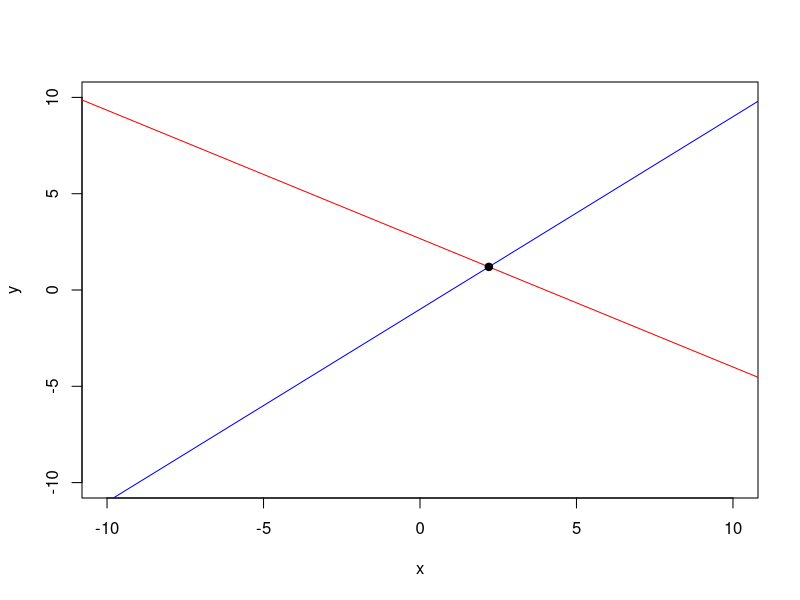
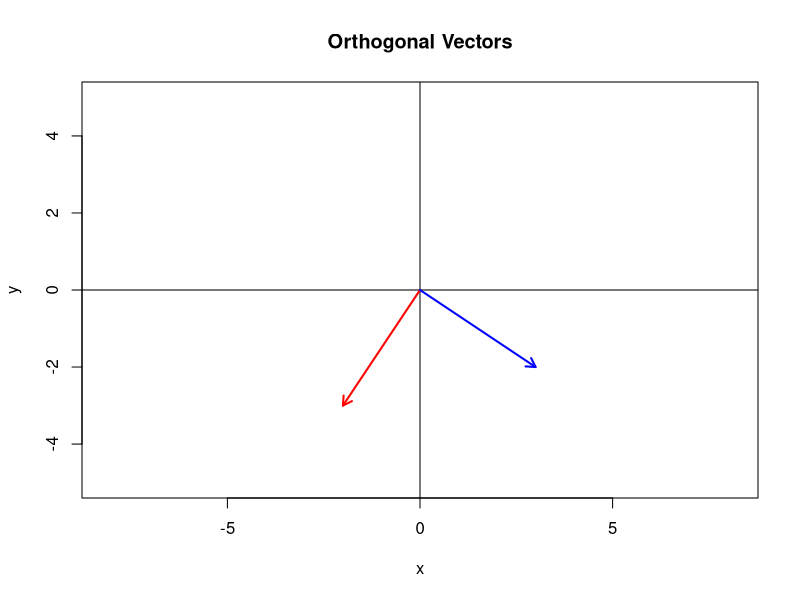

Write the R code that produced these figures, in order.

## SIT292  Using R for Linear Algebra
## Learning Evidence

## 1. Solving a 2x2 system of linear equations 

# Two equations: ax + by = e, cx + dy = f
a <- 2; b <- 3; e <- 8      # equation 1
c <- 1; d <- -1; f <- 1     # equation 2

# Solve using matrices: A %*% x = B  ->  x = solve(A) %*% B
A <- matrix(c(a, c, b, d), nrow = 2)   # coefficient matrix
B <- c(e, f)                           # right-hand side

solution <- solve(A, B)   # solves for x and y
print(solution)           # solution[1] = x, solution[2] = y

# Plot both lines to see where they cross
plot(0, 0, xlim = c(-10,10), ylim = c(-10,10), type = "n", xlab = "x", ylab = "y")
abline(a = e/b, b = -a/b, col = "red")       # line 1
abline(a = f/d, b = -c/d, col = "blue")      # line 2
points(solution[1], solution[2], pch = 19)   # mark the solution point


## 2. Gaussian elimination (3x3 system) 

#gaussian elimination
# Augmented matrix [A | b]
A <- matrix(c(2, 1, -1,
              -3, -1, 2,
              -2, 1, 2), nrow = 3, byrow = TRUE)
b <- c(8, -11, -3)
M <- cbind(A, b)   # combine into one matrix
print(M)

# Step 1: clear column 1 below row 1
M[2,] <- M[2,] - (M[2,1]/M[1,1]) * M[1,]
M[3,] <- M[3,] - (M[3,1]/M[1,1]) * M[1,]

# Step 2: clear column 2 below row 2
M[3,] <- M[3,] - (M[3,2]/M[2,2]) * M[2,]

print(M)   # now in triangular form

# Step 3: back-substitution to solve
z <- M[3,4] / M[3,3]
y <- (M[2,4] - M[2,3]*z) / M[2,2]
x <- (M[1,4] - M[1,2]*y - M[1,3]*z) / M[1,1]

cat("x =", x, " y =", y, " z =", z, "\n")


##  3. Matrix addition 

# Matrix Addition (A + B)
A <- matrix(c(4, -2, 7, 1, 0, 5), nrow = 2, ncol = 3, byrow = TRUE)
B <- matrix(c(-3, 6, 2, 8, -1, 4), nrow = 2, ncol = 3, byrow = TRUE)

print("A =")
print(A)
print("B =")
print(B)
print("A + B =")
print(A + B)


##  4. Scalar multiplication 

# Scalar Multiplication (k * A)
k <- 3
A <- matrix(c(1, -5, 2, 4, 0, -3), nrow = 2, ncol = 3, byrow = TRUE)

print("A =")
print(A)
print(paste("k =", k))
print("k * A =")
print(k * A)


##  5. Matrix multiplication 

#  Matrix Multiplication (A x B)
A <- matrix(c(0, 1, 0,
              1, 0, 0,
              0, 0, 1), nrow = 3, ncol = 3, byrow = TRUE)

B <- matrix(c(2, -1,
              4,  3,
              0,  5), nrow = 3, ncol = 2, byrow = TRUE)

print("A =")
print(A)
print("B =")
print(B)
print("A x B =")
print(A %*% B)


##  6. Matrix multiplication (example 2) 

A <- matrix(c(1, 2,
              3, 4,
              5, 6), nrow = 3, ncol = 2, byrow = TRUE)

B <- matrix(c(1, 0, 2, 1,
              2, 1, 0, 3), nrow = 2, ncol = 4, byrow = TRUE)

print("A =")
print(A)
print("B =")
print(B)
print("A x B =")
print(A %*% B)


##  7. Gauss-Jordan elimination: inverse + solving Ax = b 

# Matrix size
n <- 3

repeat {
  M <- matrix(
    sample(-6:6, n^2, replace = TRUE),
    nrow = n
  )

  if (abs(det(M)) > 1e-10) {
    break
  }
}

# Create a random solution vector
x <- sample(-6:6, n, replace = TRUE)

# Calculate b from Ax = b
b <- as.vector(M %*% x)

# Form the augmented matrix [A | I | b]
aug <- cbind(M, diag(n), b)

cat("Initial augmented matrix [A | I | b]\n\n")
print(aug)
cat("\n")


# Helper function for swapping two row

swap_rows <- function(mat, r1, r2) {
  temp <- mat[r1, ]
  mat[r1, ] <- mat[r2, ]
  mat[r2, ] <- temp
  return(mat)
}


# Gaussian elimination

for (pivot in seq_len(n)) {

  # If the pivot is zero, look for a suitable row below it
  if (abs(aug[pivot, pivot]) < 1e-10) {

    replacement <- which(
      abs(aug[(pivot + 1):n, pivot]) > 1e-10
    )

    if (length(replacement) == 0) {
      stop("Matrix is singular.")
    }

    new_row <- replacement[1] + pivot
    aug <- swap_rows(aug, pivot, new_row)

    cat("Swapped rows", pivot, "and", new_row, "\n")
    print(round(aug, 3))
    cat("\n")
  }

  if (pivot < n) {

    for (row in (pivot + 1):n) {

      if (abs(aug[row, pivot]) > 1e-10) {

        multiplier <- aug[row, pivot] / aug[pivot, pivot]

        aug[row, ] <- aug[row, ] -
          multiplier * aug[pivot, ]

        cat(
          "R", row, " <- R", row,
          " - (", round(multiplier, 3), ")R", pivot,
          "\n",
          sep = ""
        )
      }
    }

    print(round(aug, 3))
    cat("\n")
  }
}


# Convert the diagonal entries into 1

for (row in seq_len(n)) {

  pivot_value <- aug[row, row]

  if (abs(pivot_value) < 1e-10) {
    stop("Zero pivot encountered.")
  }

  aug[row, ] <- aug[row, ] / pivot_value
}

cat("After normalising the pivots:\n")
print(round(aug, 3))
cat("\n")


# Gauss-Jordan elimination
# Remove entries above each pivot

for (pivot in n:2) {

  for (row in (pivot - 1):1) {

    coefficient <- aug[row, pivot]

    if (abs(coefficient) > 1e-10) {

      aug[row, ] <- aug[row, ] -
        coefficient * aug[pivot, ]

      cat(
        "R", row, " <- R", row,
        " - (", round(coefficient, 3), ")R", pivot,
        "\n",
        sep = ""
      )
    }
  }

  print(round(aug, 3))
  cat("\n")
}

# Extract the results

inverse_M <- aug[, (n + 1):(2 * n)]
calculated_x <- aug[, 2 * n + 1]

cat("Inverse matrix:\n")
print(round(inverse_M, 3))

cat("\nOriginal solution vector:\n")
print(x)

cat("\nSolution obtained from Gauss-Jordan elimination:\n")
print(round(calculated_x, 3))

cat("\nVerification of Ax = b:\n")
print(round(M %*% calculated_x, 3))

cat("\nOriginal b:\n")
print(b)


##  8. Perpendicular vector to a given 2D vector 

# Finding a vector perpendicular to a given 2D vector

u <- sample(-6:6, 2, replace = TRUE)

cat("Given vector u = (", u[1], ", ", u[2], ")\n", sep = "")

# Rotate the vector by 90 degrees
v <- c(-u[2], u[1])

cat("A perpendicular vector is v = (",
    v[1], ", ", v[2], ")\n", sep = "")

# Check that the dot product is zero
dot_product <- sum(u * v)

cat("Dot product u . v =", dot_product, "\n")

if (dot_product == 0) {
  cat("Therefore, u and v are orthogonal.\n")
}



# Plot the two vectors

# Determine suitable plot limits
maximum <- max(abs(c(u, v))) + 2

plot(
  0, 0,
  type = "n",
  xlim = c(-maximum, maximum),
  ylim = c(-maximum, maximum),
  xlab = "x",
  ylab = "y",
  asp = 1,
  main = "Orthogonal Vectors"
)

# Coordinate axes
abline(h = 0)
abline(v = 0)

# Original vector
arrows(
  0, 0,
  u[1], u[2],
  length = 0.1,
  col = "red",
  lwd = 2
)

# Perpendicular vector
arrows(
  0, 0,
  v[1], v[2],
  length = 0.1,
  col = "blue",
  lwd = 2
)


##  9. Determinant of a 3x3 matrix 

# Determinant of a 3 x 3 matrix

size <- 3

mat <- matrix(
  sample(-9:9, size^2, replace = TRUE),
  nrow = size
)

cat("Matrix:\n")
print(mat)
cat("\n")

# Calculate determinant directly
answer <- det(mat)

cat("Determinant =", answer, "\n")


##  10. LU decomposition 

#LU decomposition

size <- 3

A <- matrix(
  sample(-6:6, size^2, replace = TRUE),
  nrow = size
)

while (abs(det(A)) < 1e-10) {
  A <- matrix(
    sample(-6:6, size^2, replace = TRUE),
    nrow = size
  )
}

L <- diag(size)
U <- matrix(0, nrow = size, ncol = size)

cat("Matrix A:\n")
print(A)
cat("\n")

for (k in 1:size) {

  # Calculate the kth row of U
  for (j in k:size) {

    U[k, j] <- A[k, j] -
      sum(L[k, 1:(k - 1)] * U[1:(k - 1), j])
  }

  # Calculate the kth column of L
  if (k < size) {

    for (i in (k + 1):size) {

      L[i, k] <- (
        A[i, k] -
        sum(L[i, 1:(k - 1)] * U[1:(k - 1), k])
      ) / U[k, k]
    }
  }
}

cat("L matrix:\n")
print(round(L, 4))

cat("\nU matrix:\n")
print(round(U, 4))

cat("\nChecking whether A = LU:\n")
print(round(L %*% U, 4))


##  11. Gram-Schmidt orthonormalisation 

# Gram-Schmidt orthonormalisation

n <- 3

X <- matrix(
  sample(-5:5, n^2, replace = TRUE),
  nrow = n,
  ncol = n
)

cat("Original vectors:\n")
print(X)
cat("\n")



# Check that the vectors are linearly independent

if (abs(det(X)) < 1e-10) {

  stop(
    "The vectors are linearly dependent, so an orthonormal basis ",
    "cannot be generated from this set."
  )
}



# Gram-Schmidt process


Q <- matrix(0, nrow = n, ncol = n)

for (k in seq_len(n)) {

  # Begin with the current vector
  current <- X[, k]

  # Remove the components in the directions
  # of all previously calculated orthonormal vectors
  if (k > 1) {

    for (j in seq_len(k - 1)) {

      projection <- sum(current * Q[, j])

      current <- current -
        projection * Q[, j]
    }
  }

  # Calculate its magnitude
  magnitude <- sqrt(sum(current^2))

  if (magnitude < 1e-10) {
    stop("A zero vector was produced during Gram-Schmidt.")
  }

  # Normalise the vector
  Q[, k] <- current / magnitude

  cat("Orthonormal vector", k, ":\n")
  print(round(Q[, k], 4))
  cat("\n")
}



# Display the resulting orthonormal set

cat("Final orthonormal matrix Q:\n")
print(round(Q, 4))
cat("\n")



# Verification


cat("Checking Q^T Q:\n")
print(round(t(Q) %*% Q, 4))

cat("\nThe diagonal entries should be 1 and\n")
cat("the off-diagonal entries should be 0.\n")


##  12. Rank of a matrix via row reduction 

# Finding the rank of a matrix using row reduction

A <- matrix(
  c(2, 3, 1, -1,
    3, 0, 2, 1,
    4, 6, 2, -2,
    1, -3, 1, 2),
  nrow = 4,
  byrow = TRUE
)

cat("Original matrix:\n")
print(A)
cat("\n")

rows <- nrow(A)
cols <- ncol(A)
pivot_row <- 1

# Gaussian elimination
for (pivot_col in seq_len(cols)) {

  if (pivot_row > rows) {
    break
  }

  # Find a non-zero entry that can be used as the pivot
  possible <- which(
    abs(A[pivot_row:rows, pivot_col]) > 1e-10
  )

  if (length(possible) == 0) {
    next
  }

  selected <- possible[1] + pivot_row - 1

  # Exchange rows when required
  if (selected != pivot_row) {
    temporary <- A[pivot_row, ]
    A[pivot_row, ] <- A[selected, ]
    A[selected, ] <- temporary

    cat("Rows", pivot_row, "and", selected, "exchanged.\n")
  }

  # Eliminate entries below the pivot
  if (pivot_row < rows) {
    for (r in (pivot_row + 1):rows) {

      multiplier <- A[r, pivot_col] / A[pivot_row, pivot_col]

      if (abs(multiplier) > 1e-10) {
        A[r, ] <- A[r, ] -
          multiplier * A[pivot_row, ]
      }
    }
  }

  pivot_row <- pivot_row + 1
}

cat("Row-echelon form:\n")
print(round(A, 3))
cat("\n")

# Count non-zero rows
nonzero_rows <- 0

for (r in seq_len(rows)) {
  if (any(abs(A[r, ]) > 1e-10)) {
    nonzero_rows <- nonzero_rows + 1
  }
}

cat("Rank =", nonzero_rows, "\n")


##  13. Eigenvalues and eigenvectors 

# Eigenvalues and eigenvectors

n <- 3

A <- matrix(
  sample(-5:5, n^2, replace = TRUE),
  nrow = n,
  byrow = TRUE
)

cat("Matrix A:\n")
print(A)
cat("\n")

# Calculate eigenvalues and eigenvectors
result <- eigen(A)

values <- result$values
vectors <- result$vectors

cat("Eigenvalues:\n")
print(values)

cat("\nEigenvectors:\n")
print(vectors)


#Verify Av = lambda*v


cat("\nVerification:\n")

for (k in seq_len(n)) {

  lambda <- values[k]
  vector <- vectors[, k]

  left_side <- A %*% vector
  right_side <- lambda * vector

  cat("\nEigenvalue", k, "=", lambda, "\n")

  cat("A v =\n")
  print(left_side)

  cat("lambda v =\n")
  print(right_side)

  if (isTRUE(all.equal(
    as.vector(left_side),
    as.vector(right_side),
    tolerance = 1e-8
  ))) {
    cat("Verified: A v = lambda v\n")
  }
}
